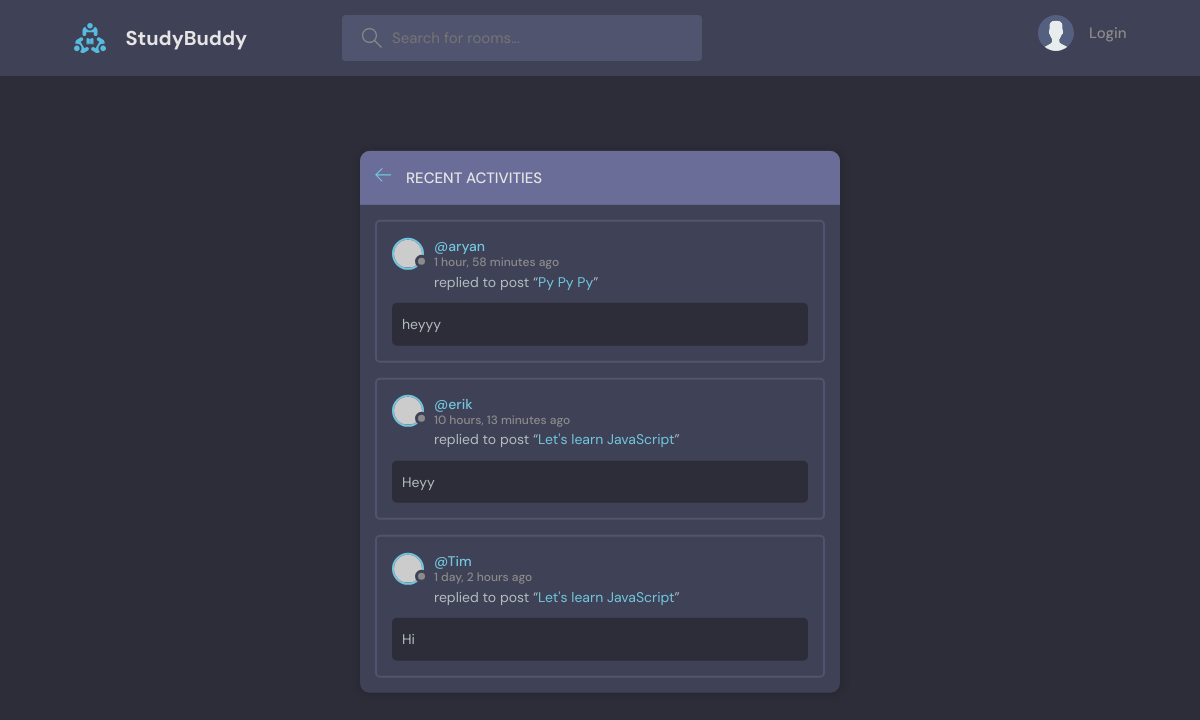
The page /activity/ on the database as committed earlier.
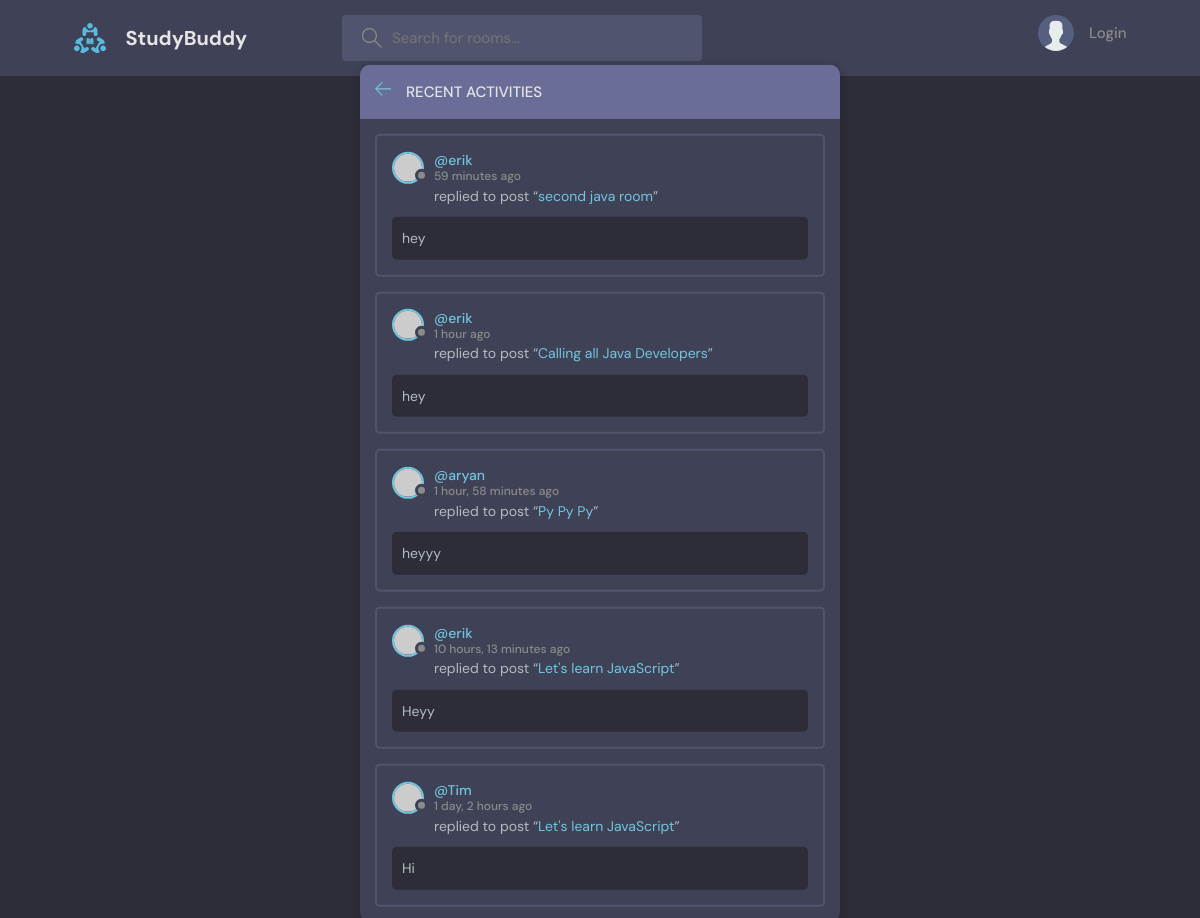
The same page on the database as committed later.
### base/models.py (models this page shows)
class Message(models.Model):
    user = models.ForeignKey(User, on_delete=models.CASCADE)
    room = models.ForeignKey(Room, on_delete=models.CASCADE)
    body = models.TextField()
    updated = models.DateTimeField(auto_now=True)       # Updated on every updation
    created = models.DateTimeField(auto_now_add=True)   # Only updated when created
    class Meta:
        ordering = ['-updated', '-created']
    def __str__(self):
        return self.body[0:50]     #* Only the first 50 characters in the preview of message

class Room(models.Model):
    host = models.ForeignKey(User, on_delete=models.SET_NULL, null=True)
    topic = models.ForeignKey(Topic, on_delete=models.SET_NULL, null=True)
    name = models.CharField(max_length=200)
    description = models.TextField(null=True, blank=True)
    participants = models.ManyToManyField(User, related_name='participants', blank=True)
    updated = models.DateTimeField(auto_now=True)       # Updated on every updation
    created = models.DateTimeField(auto_now_add=True)   # Only updated when created
    class Meta:
        ordering = ['-updated', '-created']
    def __str__(self):
        return self.name

### base/views.py (the view)
# urls.py: path('activity/', views.activityPage, name="activity"),
def activityPage(request):
    room_messages = Message.objects.all()
    return render(request, 'base/activity.html', {'room_messages': room_messages})

### base/templates/base/activity.html (shortened to what this page needs)
{% extends 'main.html' %}
{% block content %}
<main class="layout">
  <div class="container">
    <div class="layout__box">
      <div class="layout__boxHeader">
        <div class="layout__boxTitle">
          <a href="{% url 'home' %}">
            <svg version="1.1" xmlns="http://www.w3.org/2000/svg" width="32" height="32" viewBox="0 0 32 32">
              <title>arrow-left</title>
              <path
                d="M13.723 2.286l-13.723 13.714 13.719 13.714 1.616-1.611-10.96-10.96h27.625v-2.286h-27.625l10.965-10.965-1.616-1.607z"
              ></path>
            </svg>
          </a>
          <h3>Recent Activities</h3>
        </div>
      </div>
      {% for message in room_messages %}
      <div class="activities__box">
        <div class="activities__boxHeader roomListRoom__header">
          <a href="{% url 'user-profile' message.user.id %}" class="roomListRoom__author">
            <div class="avatar avatar--small">
              <img src="https://randomuser.me/api/portraits/women/11.jpg" />
            </div>
            <p>
              @{{message.user}}
              <span> {{message.created | timesince}} ago</span>
            </p>
          </a>
        </div>
        <div class="activities__boxContent">
          <p>replied to post “<a href="{% url 'room' message.room.id %}"> {{ message.room }} </a>”</p>
          <div class="activities__boxRoomContent">
              {{message}}
          </div>
        </div>
      </div>
      {% endfor %}
      </div>
    </div>
</main>
{% endblock content %}

Rows that differ between the two databases and show on the page:
added Message: user "erik", created "59 minutes", room "second java room", body "hey"
added Message: user "erik", created "1 hour", room "Calling all Java Developers", body "hey"
